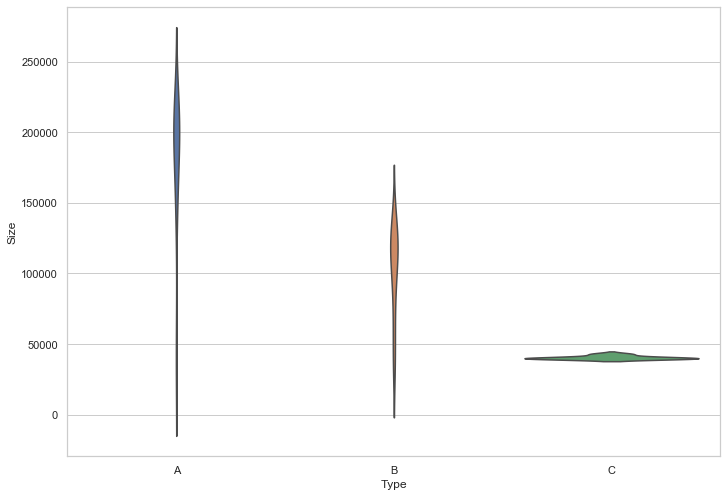

This figure's R source:
#import modules

import os
import pandas as pd 
import numpy as np
from plotnine import *
%matplotlib inline
import seaborn as sns
import matplotlib.pyplot as plt

#visualize

st = stores.loc[1:5000]

st.head()

a4_dims = (11.7, 8.27)
fig, ax = plt.subplots(figsize=a4_dims)

ax = sns.violinplot(x="Type", y="Size", data=st, inner=None)
